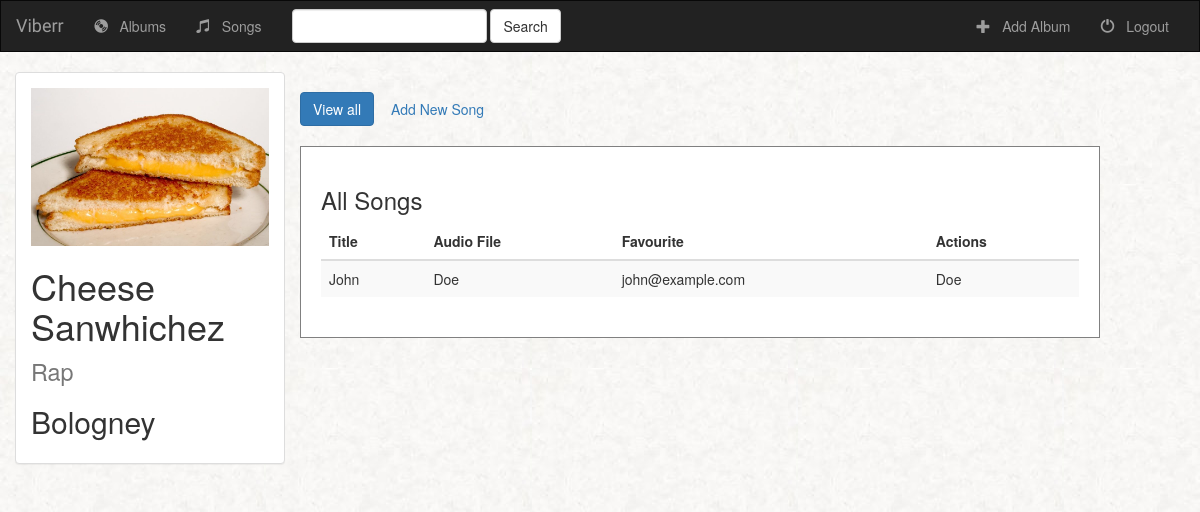
The app's page /music/1/ with its own data.
### music/models.py (models this page shows, shortened)
class Album(models.Model):
    artist = models.CharField(max_length = 250)
    album_title = models.CharField(max_length = 500)
    genre = models.CharField(max_length = 100)
    album_logo = models.FileField()

### music/views.py (the view)
# urls.py: url(r'^(?P<pk>[0-9]+)/$', views.DetailView.as_view(), name='detail'),
class DetailView(generic.DetailView):
    model = Album
    template_name = 'music/detail.html'

### music/templates/music/detail.html (shortened to what this page needs)
{% extends 'music/base.html' %}
{% block body %}
<div class="container-fluid songs-container">
  <div class="row">
    <div class="col-sm-4 col-md-3">
      <div class="panel panel-default">
        <div class="panel-body">
          <a href="{% url 'music:detail' album.id %}">
            <img src="{{ album.album_logo.url }}" class="img-responsive"/>
          </a>
          <h1>{{ album.album_title }}
            <small>{{ album.genre }}</small>
          </h1>
          <h2>{{ album.artist }}</h2>
          </div>
        </div>
    </div>
    <div class="col-xs-8">
      <div class="row">
        <br />
        <a href="#" class="btn btn-primary">View all</a>
        <a href="#" class="btn btn-light">Add New Song</a>
        <br /><br />
      </div>
      <div class="row songs">
        <h3>All Songs</h3>
        <table class="table table-striped">
          <thead>
            <tr>
              <th>Title</th>
              <th>Audio File</th>
              <th>Favourite</th>
              <th>Actions</th>
            </tr>
          </thead>
          <tbody>
            <tr>
              <td>John</td>
              <td>Doe</td>
              <td>john@example.com</td>
              <td>Doe</td>
            </tr>
          </tbody>
        </table>
      </div>
    </div>
  </div>
</div>
{% endblock %}

### music/static/music/style.css (style rules this page uses)
body { background: white url("images/background.png"); }
.songs { background-color: #fff; border: 1px solid gray; padding: 20px; }

### records on screen
Album: album_logo (picture), album_title "Cheese Sanwhichez", genre "Rap", artist "Bologney"
